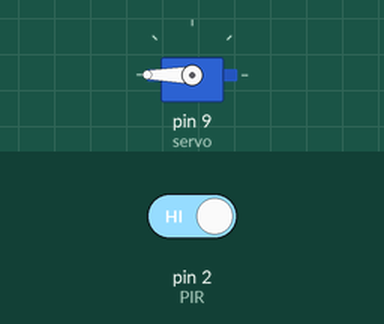
A sketch run on a simulated Arduino Uno, built with avr-gcc and run on an emulated ATmega328P. Shown: servo. The inputs (shaded band) are chosen by the test bench; at power-on: pin 2 (PIR) HIGH.

Above: at 1.2 s.
1.3 s: pin 2 (PIR) driven LOW
At 2.5 s:
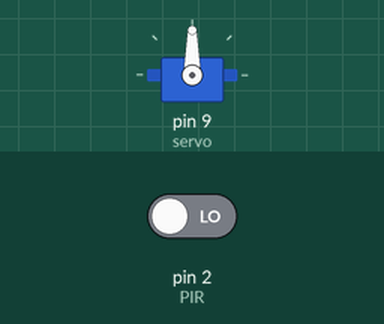
2.8 s: pin 2 (PIR) driven HIGH
At 3.8 s:
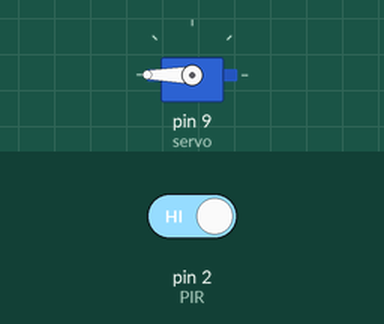
Timing chart, 0 to 5.8 s (numbered marks = the images above; inputs shaded):
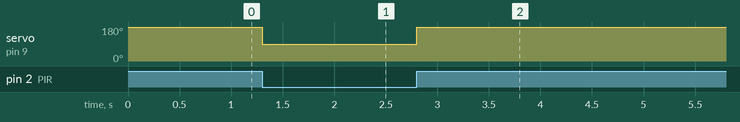

The sketch:

PIRcontrolsServo_1205021.ino
```cpp
// Servo driven by PIR Sensor
// Whim of ImagineN4tion
// 5.21.2012

#include <Servo.h>
Servo myservo;  // create servo object to control a servo
                // a maximum of eight servo objects can be created

int PIR = 2;      //Define what pin the PIR sensor is on
int PIRval = 0;    //Define variable that will store the PIR reading, set to 0 for now
int servo = 9;    //Define what pin the servo is on


void setup(){
  //Serial.begin(9600);  //Start the serial port
  pinMode(PIR, INPUT);
  pinMode(servo, OUTPUT);
    myservo.attach(servo);  // attaches the servo on pin 9 to the servo object
}


void loop(){

  PIRval = digitalRead(PIR);    //Read the PIR sensor on pin 2 and store the value to 'PIRval'
  //Serial.println("sensor reading =");
  //Serial.println(PIRval);    //Print the value stored in PIR to the serial port

  //Note the servo being used here is a continuous rotation servo calibrated so that
  //the servo is stopped at a write value of 90.  Forward = 180, reverse = 0.

  if(PIRval == LOW){    //If there is no movement do nothing
    myservo.write(90);
  }
  else{                  // Else if there is movement drive servo forward
    myservo.write(180);
  }

}
```

Measured:
- after the input at 1.3 s, servo on pin 9 (servo): 180° → 90° at once
- after the input at 2.8 s, servo on pin 9 (servo): 90° → 180° at once
